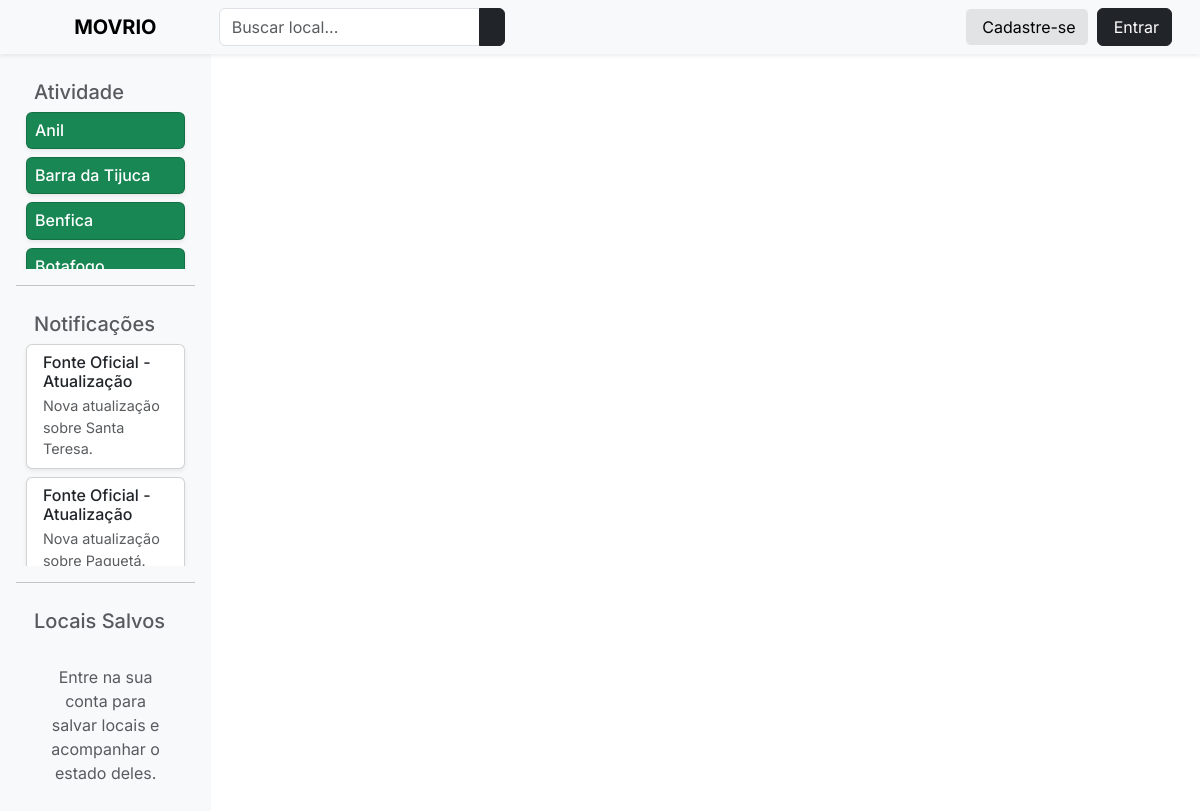
Before: / with the older database file.
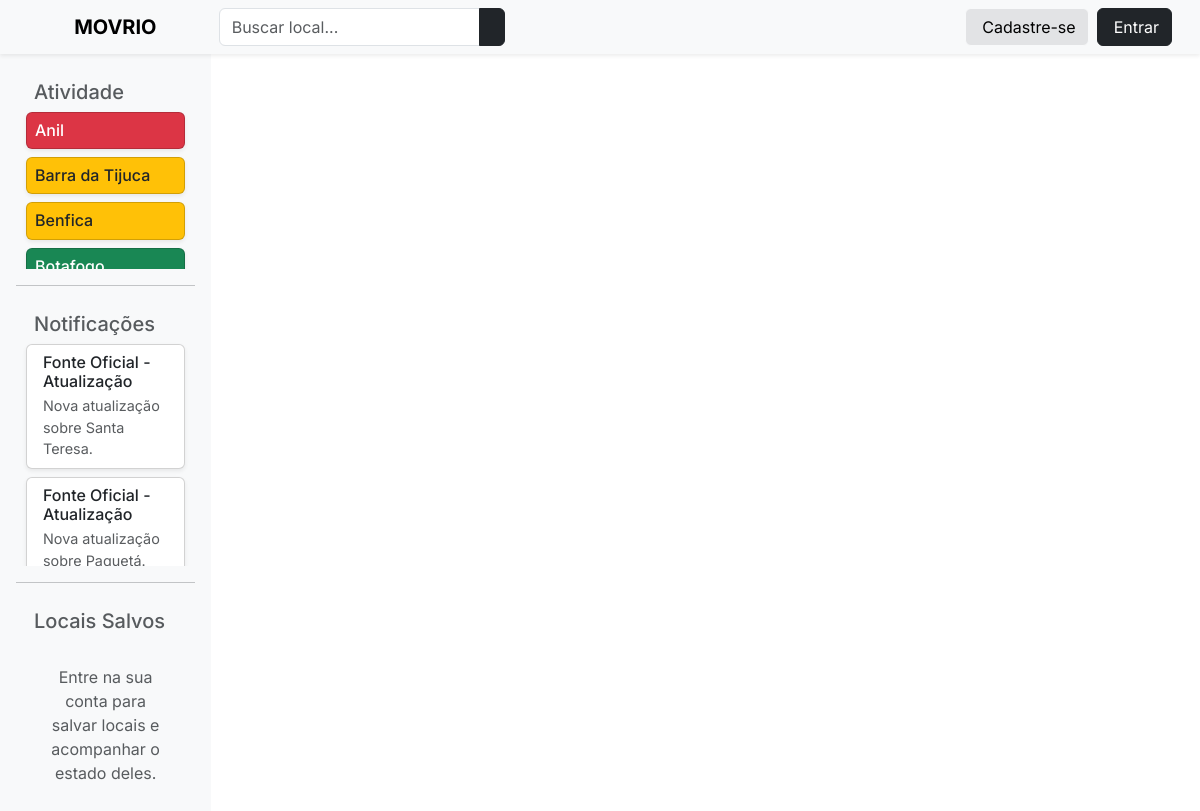
After: the same page with the newer database file.
### visualizer/models.py (models this page shows, shortened)
class Place(models.Model, Publisher):
    class PlaceType(models.TextChoices):
        RUA = "RUA", "Rua"
        PRAIA = "PRAIA", "Praia"
        BAIRRO = "BAIRRO", "Bairro"
        PONTO_TURISTICO = "PT_TUR", "Ponto Turístico"
        PRACA = "PRACA", "Praça"
    class StatusType(models.TextChoices):
        POUCO_MOVIMENTADO = "PM", "Pouco movimentado"
        MOVIMENTACAO_INTENSA = "MI", "Movimentação intensa"
        MUITO_MOVIMENTADO = "MM", "Muito movimentado"
    type = models.CharField(max_length=6, choices=PlaceType, default=PlaceType.BAIRRO, db_column="type")
    status = models.CharField(max_length=2, choices=StatusType)
    name = models.CharField(max_length=30)
    latitude = models.FloatField()
    longitude = models.FloatField()
    observers = models.ManyToManyField('UserProfile', related_name="saved_places")
    def get_trend_icon(self) -> str:
        estimates = self.estimates.order_by("-datetime")[:2]  # Pega as duas últimas estimativas
        if len(estimates) < 2:
            return "ti ti-minus"  # Sem dados suficientes para comparar
        latest_estimate = estimates[0].amount
        second_latest_estimate = estimates[1].amount
        if latest_estimate > second_latest_estimate:
            return "ti ti-trending-up"
        elif latest_estimate < second_latest_estimate:
            return "ti ti-trending-down"
        else:
            return "ti ti-minus"
    def __str__(self):
        return self.name

### visualizer/views.py (the view)
# urls.py: path('', views.index, name='index'),
def index(request):
    form = InformationUploadForm()
    places = Place.objects.all().order_by("name")
    heatmap_data = []
    for place in places:
        latest_estimate = place.estimates.order_by('-datetime').first()  # type: ignore # Pegando a estimativa mais recente
        if latest_estimate:  # 🔹 Verifica se existe pelo menos uma estimativa
            heatmap_data.append({
                "lat": place.latitude,
                "lng": place.longitude,
                "weight": latest_estimate.amount  # Usa a quantidade de pessoas como peso do mapa de calor
            })
    activity_data = []
    for place in places:
        estimates = place.estimates.order_by('datetime') # type: ignore
        activity_data.append({
            "id": place.pk,
            "name": place.name,
            "status": place.status,
            "trend_icon": place.get_trend_icon(),
        })
    notifications = list(chain(
        ThirdPartyInformation.objects.order_by('-created_at')[:5],
        ImageInformation.objects.order_by('-created_at')[:5],
        VideoInformation.objects.order_by('-created_at')[:5]
    ))
    saved_places = []
    if request.user.is_authenticated:
        user_profile = UserProfile.objects.get(user=request.user)
        saved_places = [place.pk for place in user_profile.saved_places.all()]  # type: ignore
    context = {
        "form": form,
        "heatmap_data": json.dumps(heatmap_data),
        "google_maps_api_key": settings.GOOGLE_MAPS_API_KEY,
        "activity_data": activity_data,
        "notifications": notifications,
        "saved_places": saved_places,
        "user_authenticated": request.user.is_authenticated
    }
    return render(request, "visualizer/heatmap.html", context)

### visualizer/templates/visualizer/heatmap.html (shortened to what this page needs)
{% extends "visualizer/base.html" %}
{% load static %}
{% block content %}
<div class="d-flex w-100 h-100">
    <div class="sidebar d-flex flex-column bg-light p-3">
        <div class="sidebar-section section-activity">
            <div class="sidebar-section-title">
                <h5 class="text-muted">Atividade</h5>
            </div>
            <div class="scrollable-content">
                {% for place in activity_data %}
                    <div class="card place-card p-2 mb-2 shadow-sm
                        {% if place.status == 'PM' %} bg-success text-white
                        {% elif place.status == 'MI' %} bg-warning text-dark
                        {% else %} bg-danger text-white {% endif %} hover-effect" data-place-id="{{ place.id }}">
                        <div class="d-flex justify-content-between align-items-center">
                            <h6 class="mb-0">{{ place.name }}</h6>
                        </div>
                    </div>
                {% endfor %}
            </div>
        </div>
        <hr>
        <div class="sidebar-section section-notifications">
            <h5 class="text-muted">Notificações</h5>
            <div class="scrollable-content">
                {% for notification in notifications %}
                    <div class="card p-2 mb-2 shadow-sm notification-card">
                        <div class="d-flex align-items-start">
                            <div>
                                <h6 class="mb-1">{{ notification.title }}</h6>
                                <p class="text-muted mb-0">{{ notification.description }}</p>
                            </div>
                        </div>
                    </div>
                {% endfor %}
            </div>
        </div>
        <hr>
        <div class="sidebar-section section-saved">
            <h5 class="text-muted">Locais Salvos</h5>
            <div class="scrollable-content">
                {% if user_authenticated %}
                    {% if saved_places %}
                        {% for place in activity_data %}
                            {% if place.id in saved_places %}
                                <div class="card p-2 mb-2 border-primary text-primary shadow-sm">
                                    <div class="d-flex justify-content-between align-items-center">
                                        <h6 class="mb-0">{{ place.name }}</h6>
                                        <i class="{{ place.trend_icon }} fs-4"></i>
                                    </div>
                                </div>
                            {% endif %}
                        {% endfor %}
                    {% else %}
                        <p class="text-muted fs-5">Você ainda não salvou nenhum local.</p>
                    {% endif %}
                {% else %}
                    <div class="text-center p-4">
                        <p class="text-muted fs-7">Entre na sua conta para salvar locais e acompanhar o estado deles.</p>
                    </div>
                {% endif %}
            </div>
        </div>
    </div>
    <div class="flex-grow-1">
        <div id="map" class="w-100 h-100"></div>
    </div>
</div>
{% endblock %}

Changed rows visible on the page:
changed Place "Anil": status "PM" → "MM" (drawn)
changed Place "Barra da Tijuca": status "PM" → "MI" (drawn)
changed Place "Benfica": status "PM" → "MI" (drawn)
